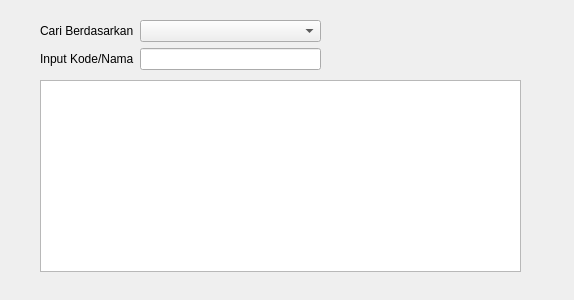
<?xml version="1.0" encoding="UTF-8"?>
<ui version="4.0">
 <class>Fcaridatakomoditi</class>
 <widget class="QWidget" name="Fcaridatakomoditi">
  <property name="geometry">
   <rect>
    <x>0</x>
    <y>0</y>
    <width>574</width>
    <height>300</height>
   </rect>
  </property>
  <property name="windowTitle">
   <string>Form</string>
  </property>
  <widget class="QWidget" name="formLayoutWidget">
   <property name="geometry">
    <rect>
     <x>40</x>
     <y>20</y>
     <width>281</width>
     <height>61</height>
    </rect>
   </property>
   <layout class="QFormLayout" name="formLayout">
    <item row="0" column="0">
     <widget class="QLabel" name="cariBerdasarkanLabel">
      <property name="text">
       <string>Cari Berdasarkan</string>
      </property>
     </widget>
    </item>
    <item row="0" column="1">
     <widget class="QComboBox" name="cariBerdasarkanComboBox"/>
    </item>
    <item row="1" column="0">
     <widget class="QLabel" name="inputKodeNamaLabel">
      <property name="text">
       <string>Input Kode/Nama</string>
      </property>
     </widget>
    </item>
    <item row="1" column="1">
     <widget class="QLineEdit" name="inputKodeNamaLineEdit"/>
    </item>
   </layout>
  </widget>
  <widget class="QTableView" name="tableView">
   <property name="geometry">
    <rect>
     <x>40</x>
     <y>80</y>
     <width>481</width>
     <height>192</height>
    </rect>
   </property>
  </widget>
 </widget>
 <resources/>
 <connections/>
</ui>
